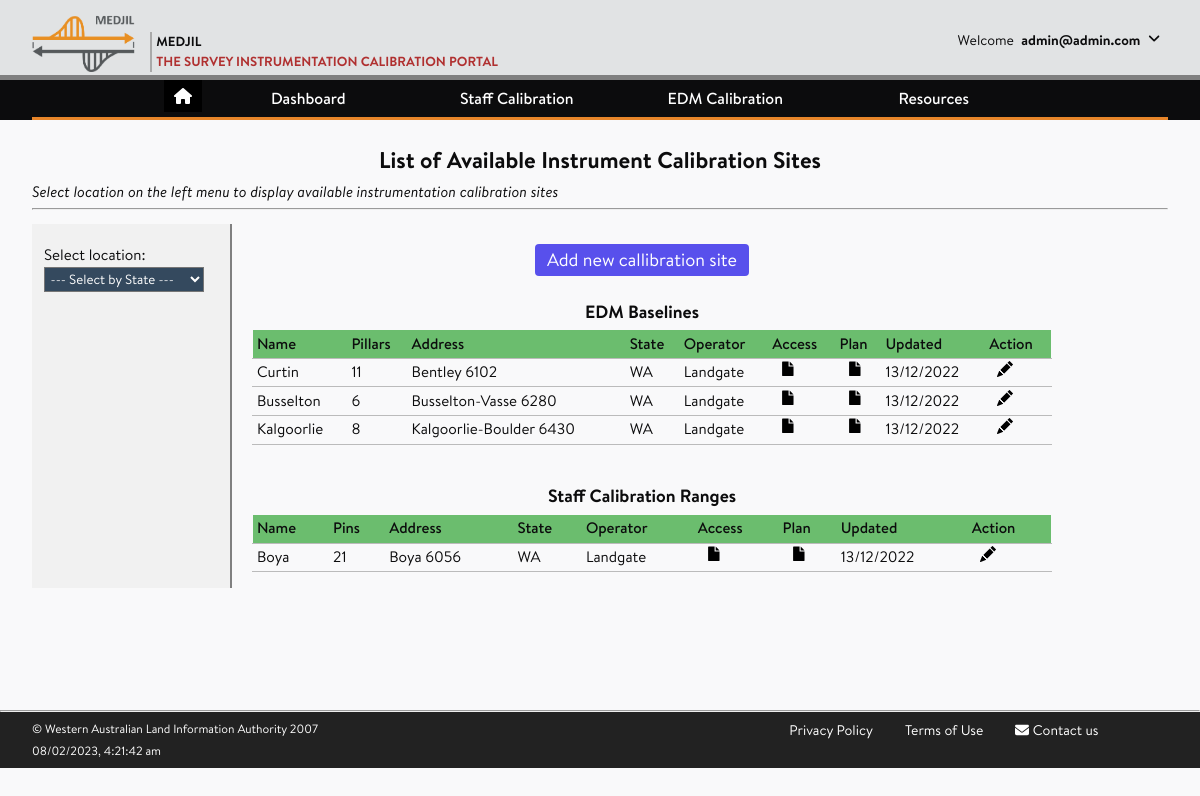
The app's page /calibrationsites/ (signed in) with its own data.
### accounts/models.py (models this page shows, shortened)
class CustomUser(AbstractUser):
    company = models.ForeignKey(
                                Company,
                                on_delete = models.SET_NULL,
                                blank = True,
                                null = True,
    )
    username = None
    email = LowerCaseEmailField(_('email address'),
                                max_length = 150,
                                unique=True,
                                error_messages = {
                                    'unique': _("The user with that email address already exists.")
                                })
    USERNAME_FIELD = 'email'
    REQUIRED_FIELDS = []
    objects = CustomUserManager()

class Company(models.Model):
    company_name = models.CharField(max_length=200, unique=True)
    company_abbrev = models.CharField(max_length=20)
    class Meta:
        ordering = ['company_name']
    def __str__(self):
        return self.company_name

### calibrationsites/models.py (models this page shows, shortened)
class CalibrationSite(models.Model):
    site_types = (
                (None, '--- Select Type ---'),
                ('baseline','EDM Calibration Baseline'),
                ('staff_lab', 'Staff Calibration Laboratory'),
                ('staff_range','Staff Calibration Range'),
                )
    site_type = models.CharField(max_length=20,
                                choices=site_types,
                                null=True,
                                blank=True,
                                verbose_name = 'Site Type')
    site_name = models.CharField(max_length=100,
                                    help_text = "Name for the Calibration Site",
                                    unique = True,
                                    verbose_name = 'Site Name')
    site_address = models.CharField(max_length=100,
                                        null = True,
                                        help_text = "Address for the Calibration Site, e.g., Kent Street, Curtin University",
                                        verbose_name = 'Site Address')
    country = models.ForeignKey(Country, on_delete=models.SET_NULL, null=True,
                                    help_text = "Add/select a Country",
                                    verbose_name = 'Country',
                                    )
    state = models.ForeignKey(State, on_delete=models.SET_NULL, null=True,
                                    help_text = "Add/select a State/Region",
                                    verbose_name = 'State/Region',
                                    )
    locality = models.ForeignKey(Locality, on_delete=models.SET_NULL, null=True,
                                    help_text = "Add/select the location of Site",
                                    verbose_name = 'Locality/Suburb',
                                    )
    no_of_pillars = models.IntegerField(null = True, blank=True,
                                        help_text = "Enter the number of pins or baseline pillars, if applicable",
                                        verbose_name = 'Number of Pillars/Pins')
    operator = models.ForeignKey(Company, on_delete=models.RESTRICT, null=True, blank=True,
                                    help_text = "Select the site operator",
                                    verbose_name = 'Authority',
                                    )
    description = models.TextField(blank=True, null=True)
    site_access = models.FileField(upload_to = get_upload_to_location,
                                        null=True,
                                        help_text = "Upload a pdf diagram showing an access to the location",
                                        verbose_name= 'Access Summary')
    site_config = models.FileField(upload_to = get_upload_to_location,
                                        null=True,
                                        help_text = "Upload a pdf diagram showing the location of pins or pillars",
                                        verbose_name= 'Site Configuration')
    uploaded_on = models.DateTimeField(auto_now_add=True, null=True)
    modified_on = models.DateTimeField(auto_now=True, null=True)
    def get_absolute_url(self):
        return reverse('calibrationsites:site-detail', args=[str(self.id)])
    @property
    def access_url(self):
            if self.site_access:
                return getattr(self.site_access, 'url', None)
            return None
    @property
    def config_url(self):
            if self.site_config:
                return getattr(self.site_config, 'url', None)
            return None

class Locality(models.Model):
    country = models.ForeignKey(Country, on_delete=models.SET_NULL, null=True, blank=True)
    state = models.ForeignKey(State, on_delete=models.SET_NULL, null=True, blank=True)
    name = models.CharField(max_length=40,
                            help_text = "Enter locality or suburb name, e.g., Boya",
                            verbose_name = 'Locality/Suburb')
    postcode =  models.IntegerField(null=True,
                                    help_text = "Enter Postal Code, e.g., 6056",
                                    verbose_name = 'Post Code')
    class Meta:
        unique_together = ('state','name')
    def __str__(self):
        return f'{self.name} {self.postcode}'

class State(models.Model):
    country = models.ForeignKey(Country, on_delete=models.CASCADE)
    name = models.CharField(max_length=40,
                            help_text = "Enter the full name of State/Region, e.g., Western Australia",
                            verbose_name = 'State')
    statecode =  models.CharField(max_length=3,
                                    null=True,
                                    validators = [alphanumeric],
                                    help_text = "Enter State Code with a max. of three letters, e.g., WA",
                                    verbose_name = 'State Code')
    class Meta:
        unique_together = ('country','name')

### calibrationsites/views.py (the view)
# urls.py: path('', views.site_home, name = 'home'),
@login_required(login_url="/accounts/login")
def site_home(request):
    staff_ranges = CalibrationSite.objects.filter(site_type = 'staff_range')
    baselines = CalibrationSite.objects.filter(site_type = 'baseline')
    filter_states = CalibrationSite.objects.order_by('state').values('state').distinct()
    state_list = [('None', '--- Select by State ---'),]
    for state_id in filter_states:
        state = State.objects.filter(id = state_id['state']).values('statecode')[0]
        state_list.append((state_id['state'], state['statecode'],))
    context = {
        'baselines': baselines,
        'staff_ranges': staff_ranges,
        'state_list': state_list,
    }
    return render(request, 'calibrationsites/calibrationsite_home.html', context)

### calibrationsites/templates/calibrationsites/calibrationsite_home.html (shortened to what this page needs)
{% extends 'base_generic.html' %}
{% load static %}
{% block content %}
<article>
	<br>
  <h2 class="text-center">List of Available Instrument Calibration Sites</h2>
  <p><i>Select location on the left menu to display available instrumentation calibration sites</i></p>
  <hr>
<div class="flex-with-sidebar">
	<div class="left-sidebar px-3">
		<div class="mt-5">
			<span>Select location:</span>
			<div>
				<span>
					<select id = "id_select-state" style="width:160px; padding:0.1rem" name="site-name">
						{% for site_id, site_name in state_list %}
							{% if 'None' in site_id %}
								<option value="" selected class="default">{{ site_name }}</option>
							{% else %}
								<option value="{{ site_id }}">{{ site_name }}</option>
							{% endif %}
						{% endfor %}
					</select>
				</span>
			</div>
		</div>
	</div>
	<div class="main-post">
		<div class="post-content" >
			<div>
				<div>
					<div class="mt-2 flex justify-center">
						<a class="px-3 py-2 border border-transparent text-lg leading-4 rounded text-white bg-indigo-600 hover:bg-indigo-500 focus:outline-none focus:shadow-outline transition duration-150 ease-in-out" href="{% url 'calibrationsites:create-site' %}?reset">
							Add new callibration site
						</a>
					</div>
				</div>
				<div>
					<br>
					{% if baselines %}
					<h3 class="text-center">EDM Baselines</h3>
					<table id="site-table" style="width:800px;margin-left:20px">
						<thead>
							<tr>
								<th class="text-left">Name</th>
								<th class="text-left">Pillars</th>
								<th class="text-left">Address</th>
								<th class="text-left">State</th>
								<th class="text-left">Operator</th>
								<th class="text-left">Access</th>
								<th class="text-left">Plan</th>
								<th class="text-left">Updated</th>
								<th class="text-left">Action</th>
							</tr>
						</thead>
						{% for element in baselines %}
						<tbody>
						<tr class="text-left" style="width:800px;margin-left:20px" >
							<td class="text-left"> {{ element.site_name }}</td>
							<td class="text-left"> {{ element.no_of_pillars|floatformat:0 }} </td>
							<td class="text-left">{{ element.locality }}</td>
							<td class="text-left">{{ element.state.statecode }}</td>
							<td class="text-left">{{ element.operator }}</td>
							<td class="text-left">
								{% if element.access_url %}
									<a href="{{ element.access_url|default_if_none:'#' }}" target="__blank">
									</a>
								{% else %}
									<a href="#">-</a>
								{% endif %}
							</td>
							<td class="text-left">
								{% if element.config_url %}
									<a href="{{ element.config_url|default_if_none:'#' }}" target="__blank">
									</a>
								{% else %}
									<a href="#">-</a>
								{% endif %}
							</td>
							<td class="text-left">{{ element.modified_on|date:"d/m/Y" }}</td>
							<td class="text-left"><a class="a_link" href="{{ element.get_absolute_url }}">
							</a> </td>
						</tr>
						</tbody>
						{% endfor %}
					</table>
					{% endif %}
				</div>
				<br>
				<div>
					{% if staff_ranges %}
					<h3 class="text-center">Staff Calibration Ranges</h3>
					<table id="site-table" style="width:800px;margin-left:20px">
						<thead>
							<tr>
								<th class="text-left">Name</th>
								<th class="text-left">Pins</th>
								<th class="text-left">Address</th>
								<th class="text-left">State</th>
								<th class="text-left">Operator</th>
								<th class="text-left">Access</th>
								<th class="text-left">Plan</th>
								<th class="text-left">Updated</th>
								<th class="text-left">Action</th>
							</tr>
						</thead>
						{% for element in staff_ranges %}
						<tbody>
						<tr class="text-left">
							<td class="text-left">{{ element.site_name }} </td>
							<td class="text-left">{{ element.no_of_pillars|floatformat:0 }} </td>
							<td class="text-left">{{ element.locality }}</td>
							<td class="text-left">{{ element.state.statecode }}</td>
							<td class="text-left">{{ element.operator }}</td>
							<td class="text-left">
								{% if element.access_url %}
									<a href="{{ element.access_url|default_if_none:'#' }}" target="__blank">
									</a>
								{% else %}
									<a href="#">-</a>
								{% endif %}
							</td>
							<td class="text-left">
								{% if element.config_url %}
									<a href="{{ element.config_url|default_if_none:'#' }}" target="__blank">
									</a>
								{% else %}
									<a href="#">-</a>
								{% endif %}
							</td>
							<td class="text-left">{{ element.modified_on|date:"d/m/Y" }}</td>
							<td class="text-left">
								<a class="a_link" href="{{ element.get_absolute_url }}">
								</a>
							</td>
						</tr>
						</tbody>
						{% endfor %}
					</table>
					{% endif %}
				</div>
			</div>
		</div>
	</div>
</div>
</article>
 {% endblock content %}

### templates/base_generic.html (shortened to what this page needs)
{% load static %}
<!DOCTYPE html>
<html lang="en">
<head>
    <link rel="stylesheet" href="https://cdnjs.cloudflare.com/ajax/libs/font-awesome/6.2.0/css/all.min.css" />
    <link rel="stylesheet" href="{% static 'main.css' %}">
    <link rel="stylesheet" href="{% static 'fonts/stylesheet.css' %}">
    <link rel="stylesheet" href="{% static 'style_ib.css' %}">
</head>
<body>
    <div class="page-wrap">
    <header class="page-header">
        <div class="wrapper">
            <div class="header-wrapper">
                <a class="header-logo" href="{% url 'home' %}">
                    <img src="{% static 'logo.png' %}" alt="Medjil">
                    <p>
                        <span>Medjil</span>
                        <span>The Survey Instrumentation Calibration Portal</span>
                    </p>
                </a>
                <div class="header-userinfo">
                        <div>
                            <span>Welcome</span>
                                {% if user.is_authenticated %}
                                    {% if not user.first_name %}
                                        <span><strong> {{ user.email }}</strong></span>
                                    {% else %}
                                        <span><strong>{{ user.first_name }}</strong></span>
                                    {% endif %}
                                {% endif %}
                                <span>
                                    <a href="#" id="header-toggle"><i class="fas fa-angle-down rotate" aria-hidden="true"></i></a>
                                </span>
                        </div>
                </div>
            </div>
        </div>
    </header>
    <nav class="page-nav">
        <div class="wrapper">
            <ul class="nav-links">
            		<li>
            				<ul>
            						<button class="btn_home"><a href="{% url 'home' %}"><i class="fa fa-home"></i></a></button>
            				</ul>
            		</li>
                <li class="nav-item has-subnav"><a tabindex="0">Dashboard</a>
                </li>
                <li class="nav-item has-subnav"><a tabindex="0">Staff Calibration</a>
                </li>
                <li class="nav-item has-subnav"><a tabindex="0">EDM Calibration </a>
                </li>
                <li class="nav-item has-subnav"><a tabindex="0">Resources</a>
                </li>
            </ul>
        </div>
    </nav>
    <main class="page-content">
        <div class="wrapper">
            {% block content %}
            {% endblock content %}
        </div>
    </main>
    <hr>
    <footer class="page-footer">
        <div class="wrapper">
            <div class="footer-row3">
                <div class="policy-col-1">
                    <a href="{% url 'terms' %}">Privacy Policy</a>
                    <a href="{% url 'terms' %}">Terms of Use</a>
                    <a href="mailto:geodesy@landgate.wa.gov.au"><i class="fas fa-envelope"></i> <span>Contact us</span></a>
                </div>
                <div class="policy-col-2">
                      <p>&#169; Western Australian Land Information Authority 2007</p>
                      <span id="current_time"></span>
                </div>
            </div>
        </div>
    </footer>
</body>
</html>

### assets/style_ib.css (style rules this page uses)
select { background: #34495E; color: #fff; }
select .default { color: #bbb; }
.btn_home { background-color: Black; border: none; color: White; cursor: pointer; }

### records on screen
CustomUser: email "admin@admin.com"
CalibrationSite: site_name "Curtin", no_of_pillars "11", locality "Bentley 6102", state.statecode "WA", operator "Landgate", modified_on "13/12/2022"
CalibrationSite: site_name "Busselton", no_of_pillars "6", locality "Busselton-Vasse 6280", state.statecode "WA", operator "Landgate", modified_on "13/12/2022"
CalibrationSite: site_name "Kalgoorlie", no_of_pillars "8", locality "Kalgoorlie-Boulder 6430", state.statecode "WA", operator "Landgate", modified_on "13/12/2022"
CalibrationSite: site_name "Boya", no_of_pillars "21", locality "Boya 6056", state.statecode "WA", operator "Landgate", modified_on "13/12/2022"

### other values on screen
form field site-name "--- Select by State ---"
